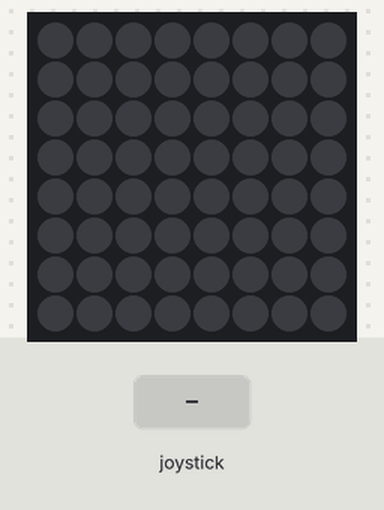
A program run on a simulated Raspberry Pi (BCM pin numbers) with a Sense HAT. Parts: the Sense HAT's 8×8 RGB LED matrix. The inputs (shaded band) are chosen by the test bench. Random numbers come from a fixed seed.

Above: at 1.2 s.
1.3 s: joystick pushed up
At 1.37 s:
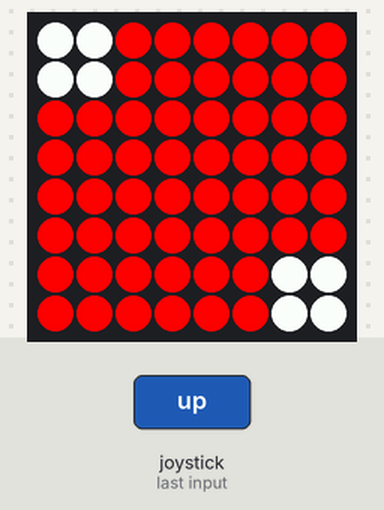
At 2.0 s:
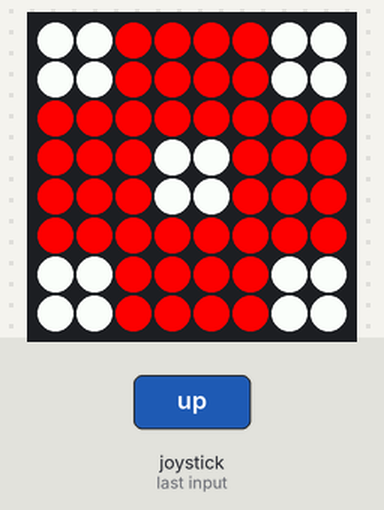
2.9 s: joystick pushed down
At 4.4 s:
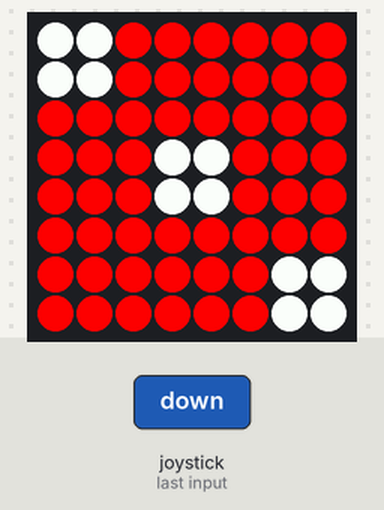
Timing chart, 0 to 5.9 s (numbered marks = the images above; inputs shaded):
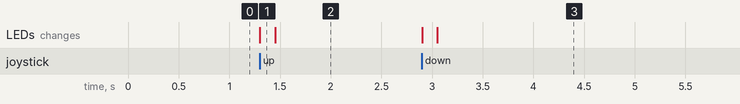

The program:

sense_hat_08.py
```python
import random
from sense_hat import SenseHat, ACTION_PRESSED, ACTION_HELD, ACTION_RELEASED
import time

O = [255, 0, 0]  # Rojo
X = [255, 255, 255]  # Blanco

UNO = [
    O, O, O, O, O, O, O, O,
    O, O, O, O, O, O, O, O,
    O, O, O, O, O, O, O, O,
    O, O, O, X, X, O, O, O,
    O, O, O, X, X, O, O, O,
    O, O, O, O, O, O, O, O,
    O, O, O, O, O, O, O, O,
    O, O, O, O, O, O, O, O
]

DOS = [
    X, X, O, O, O, O, O, O,
    X, X, O, O, O, O, O, O,
    O, O, O, O, O, O, O, O,
    O, O, O, O, O, O, O, O,
    O, O, O, O, O, O, O, O,
    O, O, O, O, O, O, O, O,
    O, O, O, O, O, O, X, X,
    O, O, O, O, O, O, X, X
]

TRES = [
    X, X, O, O, O, O, O, O,
    X, X, O, O, O, O, O, O,
    O, O, O, O, O, O, O, O,
    O, O, O, X, X, O, O, O,
    O, O, O, X, X, O, O, O,
    O, O, O, O, O, O, O, O,
    O, O, O, O, O, O, X, X,
    O, O, O, O, O, O, X, X
]

CUATRO = [
    X, X, O, O, O, O, X, X,
    X, X, O, O, O, O, X, X,
    O, O, O, O, O, O, O, O,
    O, O, O, O, O, O, O, O,
    O, O, O, O, O, O, O, O,
    O, O, O, O, O, O, O, O,
    X, X, O, O, O, O, X, X,
    X, X, O, O, O, O, X, X
]

CINCO = [
    X, X, O, O, O, O, X, X,
    X, X, O, O, O, O, X, X,
    O, O, O, O, O, O, O, O,
    O, O, O, X, X, O, O, O,
    O, O, O, X, X, O, O, O,
    O, O, O, O, O, O, O, O,
    X, X, O, O, O, O, X, X,
    X, X, O, O, O, O, X, X
]

SEIS = [
    X, X, O, O, O, O, X, X,
    X, X, O, O, O, O, X, X,
    O, O, O, O, O, O, O, O,
    X, X, O, O, O, O, X, X,
    X, X, O, O, O, O, X, X,
    O, O, O, O, O, O, O, O,
    X, X, O, O, O, O, X, X,
    X, X, O, O, O, O, X, X
]

numeros = [UNO, DOS, TRES, CUATRO, CINCO, SEIS]

def dado_loco():
    # Esperamos a que se suelte el joystick
    sense.stick.wait_for_event(ACTION_PRESSED)
    while True:
        # Encender todos los leds
        sense.set_pixels(random.choice(numeros))
        # Esperar 0.1 segundos
        time.sleep(0.1)
        # Salir del ciclo si se suelta el joystick
        if sense.stick.wait_for_event().action == ACTION_RELEASED:
            return


# Crear una instancia de la clase SenseHat
sense = SenseHat()

# Limpiar la matriz de leds
sense.clear()

while True:
    # Cambiamos muy rapido los numeros
    # del dado hasta pulsar el joystick
    dado_loco()
    # Seleccionar un numero aleatorio
    numero = random.choice(numeros)
    # Mostrar el numero en la matriz de leds
    sense.set_pixels(numero)

    
```

Measured:
- after the input at 1.3 s, the LEDs: change at once (image 1)
- after the input at 2.9 s, the LEDs: first change at once (image 3 shows a later state)
